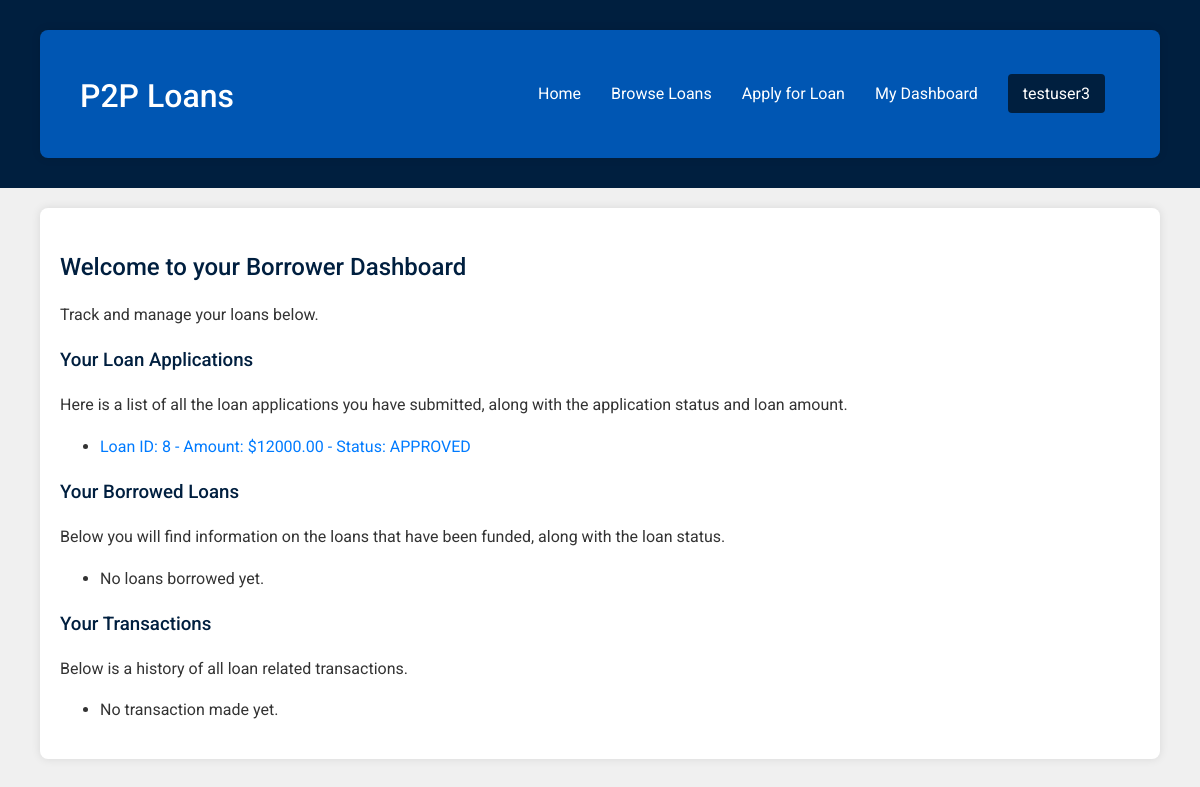
Page /borrower-dashboard/ (signed in) on the committed database.
### loans/models.py (models this page shows, shortened)
class User(AbstractUser):
    profile_picture = models.ImageField(upload_to='profile_pictures/', null=True, blank=True)
    phone_number = models.CharField(max_length=15, null=True, blank=True)
    rating = models.FloatField(default=0.0)
    number_of_loans = models.PositiveIntegerField(default=0)  # Number of loans taken
    number_of_loans_repaid = models.PositiveIntegerField(default=0)  # Number of loans repaid

class LoanApplication(models.Model):
    borrower = models.ForeignKey(User, on_delete=models.CASCADE, related_name='loan_applications')
    amount_requested = models.DecimalField(max_digits=10, decimal_places=2)
    purpose = models.CharField(max_length=255)
    duration_in_months = models.PositiveIntegerField()
    collateral = models.TextField(null=True, blank=True)
    status = models.CharField(
        max_length=20,
        choices=LoanStatus.choices,
        default=LoanStatus.PENDING
    )
    application_date = models.DateTimeField(auto_now_add=True)
    updated_at = models.DateTimeField(auto_now=True)

### loans/views.py (the view)
# urls.py: path('borrower-dashboard/', views.borrower_dashboard, name='borrower_dashboard'),
@login_required
def borrower_dashboard(request):
    loan_applications = LoanApplication.objects.filter(borrower=request.user)
    borrowed_loans = Loan.objects.filter(borrower=request.user)
    borrower_transactions = Transaction.objects.filter(borrower=request.user)
    return render(request, 'loans/borrower_dashboard.html', {'loan_applications': loan_applications, 'borrowed_loans': borrowed_loans, 'borrower_transactions': borrower_transactions})

### loans/templates/loans/borrower_dashboard.html
{% extends 'basic_generic.html' %}
{% load static %}
{% block content %}
    <h2>Welcome to your Borrower Dashboard</h2>
    <p>Track and manage your loans below.</p>
    <h3>Your Loan Applications</h3>
     <p>Here is a list of all the loan applications you have submitted, along with the application status and loan amount.</p>
    <ul>
        {% for application in loan_applications %}
            <li>
                <a href="{% url 'loans:loan_detail' application.id %}">
                    Loan ID: {{ application.id }} - Amount: ${{ application.amount_requested }} - Status: {{ application.status }}
                </a>
            </li>
        {% empty %}
            <li>You have not made any loan applications yet.</li>
        {% endfor %}
    </ul>
    <h3>Your Borrowed Loans</h3>
    <p>Below you will find information on the loans that have been funded, along with the loan status.</p>
    <ul>
         {% for loan in borrowed_loans %}
            <li>
                 <a href="{% url 'loans:loan_detail' loan.id %}">
                   Loan ID: {{ loan.id }} - Amount: ${{ loan.amount_requested }} - Status: {{ loan.status }}
                 </a>
            </li>
        {% empty %}
            <li>No loans borrowed yet.</li>
        {% endfor %}
    </ul>
     <h3>Your Transactions</h3>
    <p>Below is a history of all loan related transactions.</p>
    <ul>
    {% for transaction in borrower_transactions %}
        <li>
           Transaction ID: {{ transaction.id }} -  Amount: ${{ transaction.amount }} -  Date: {{ transaction.transaction_date }}  - Loan: {{transaction.loan}} - Repaid: {{transaction.is_repaid}}
        </li>
    {% empty %}
            <li>No transaction made yet.</li>
        {% endfor %}
    </ul>
{% endblock %}

### moneylending_platform/templates/basic_generic.html (shortened to what this page needs)
<!DOCTYPE html>
<html lang="en">
<head>
    {% load static %}
    <link rel="stylesheet" href="{% static 'css/style.css' %}">
</head>
<body>
    <header>
        <div class="container header-container">
            <h1><a href="{% url 'loans:home' %}" style="color:white; margin-left: 0">P2P Loans</a></h1>
            <nav class="navigation-right">
                <ul id="main-menu" class="desktop-menu">
                    <li><a href="{% url 'loans:home' %}">Home</a></li>
                    <li><a href="{% url 'loans:loan_list' %}">Browse Loans</a></li>
                    {% if user.is_authenticated %}
                        <li><a href="{% url 'loans:loan_application' %}">Apply for Loan</a></li>
                        <li><a href="{% url 'loans:profile' %}">My Dashboard</a></li>
                        <li class="dropdown desktop-dropdown">
                            <a href="javascript:void(0)" class="dropbtn">{{ user.username }}</a>
                        </li>
                    {% endif %}
                </ul>
            </nav>
        </div>
    </header>
    <div class="container">
        {% block content %}
        {% endblock %}
    </div>
</body>
</html>

### static/css/style.css (style rules this page uses)
body { font-family: 'Roboto', Arial, sans-serif; margin: 0; padding: 0; background-color: #f0f0f0; color: #333; line-height: 1.6; }
.container { width: 90%; max-width: 1200px; margin: 20px auto; padding: 20px; background-color: #fff; border-radius: 8px; box-shadow: 0 0 10px rgba(0, 0, 0, 0.1); }
h1, h2, h3 { color: #001f3f; font-weight: 500; margin-bottom: 15px; }
a { text-decoration: none; color: #007BFF; transition: color 0.3s ease; }
header { background-color: #001f3f; padding: 10px 0; color: #fff; text-align: center; display: flex; justify-content: space-between; align-items: center; }
.header-container { background-color: #0056b3; display: flex; justify-content: space-between; align-items: center; }
header h1 { margin-left: 20px; }
nav.navigation-right ul { list-style: none; padding: 0; margin: 0; display: flex; margin-right: 20px; }
nav.navigation-right ul li { margin: 0 15px; position: relative; }
header .navigation-right ul li a { color: #fff; transition: color 0.3s ease; }
.dropbtn { background-color: #001f3f; color: white; padding: 10px 15px; font-size: 16px; border: none; cursor: pointer; border-radius: 4px; text-decoration: none; }
.dropdown { position: relative; display: inline-block; }
@media (min-width: 768px) { #main-menu { display: flex !important; position: static; background-color: inherit; padding: 0; border: none; border-radius: 0; } }
@media (min-width: 768px) { .desktop-dropdown { display: inline-block; } }

### rows in the picture
User: username "testuser3"
LoanApplication: id "8", amount_requested "12000.00", status "APPROVED"
